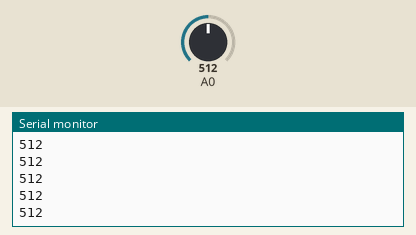
Simulated run of this sketch. Board: Arduino Uno, built with avr-gcc and run on an emulated ATmega328P. On the bench: the last lines printed to the serial monitor. Inputs (shaded band) come from the test bench; at power-on: A0 = 512.

Above: at 1.2 s.
1.3 s: A0 set to 594
At 2.3 s:
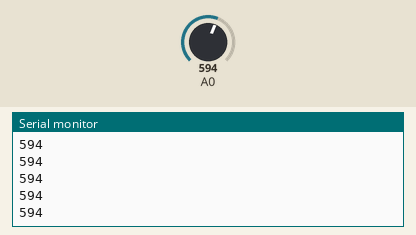
2.8 s: A0 set to 574
At 3.8 s:
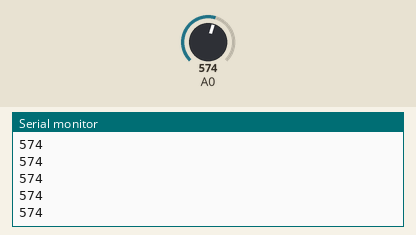
Timing chart, 0 to 5.8 s (numbered marks = the images above; inputs shaded):
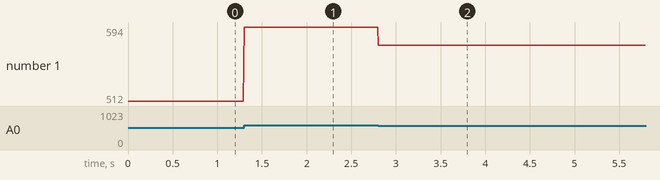

The sketch:

sketch_aug03b2b.ino
```cpp
/* USING EXTERNAL EDITOR */
/* Copyright Sebohacker 2014 */
#define dw digitalWrite
#define dl delay
#define pm pinMode
#include <SoftwareSerial.h>

SoftwareSerial com1(9, 10);
int a = 0;

void setup()
{
  Serial.begin(9600);
  com1.begin(9600);
}

void loop()
{
  a = analogRead(A0);
  Serial.println(a);
  if (a > -1 && a < 146) com1.print("1000000;");
  if (a > 146 && a < 292) com1.print("0100000;");
  if (a > 292 && a < 438) com1.print("0010000;");
  if (a > 438 && a < 584) com1.print("0001000;");
  if (a > 584 && a < 730) com1.print("0000100;");
  if (a > 730 && a < 876) com1.print("0000010;");
  if (a > 876 && a < 1025) com1.print("0000001;");
  delay(1);
}
```

Measured:
- after the input at 1.3 s, the serial monitor: prints a new line at once (image 1)
- after the input at 2.8 s, the serial monitor: prints a new line at once (image 2)
- plotted number 1: 512 → 594 after the input at 1.3 s, 594 → 574 after the input at 2.8 s
